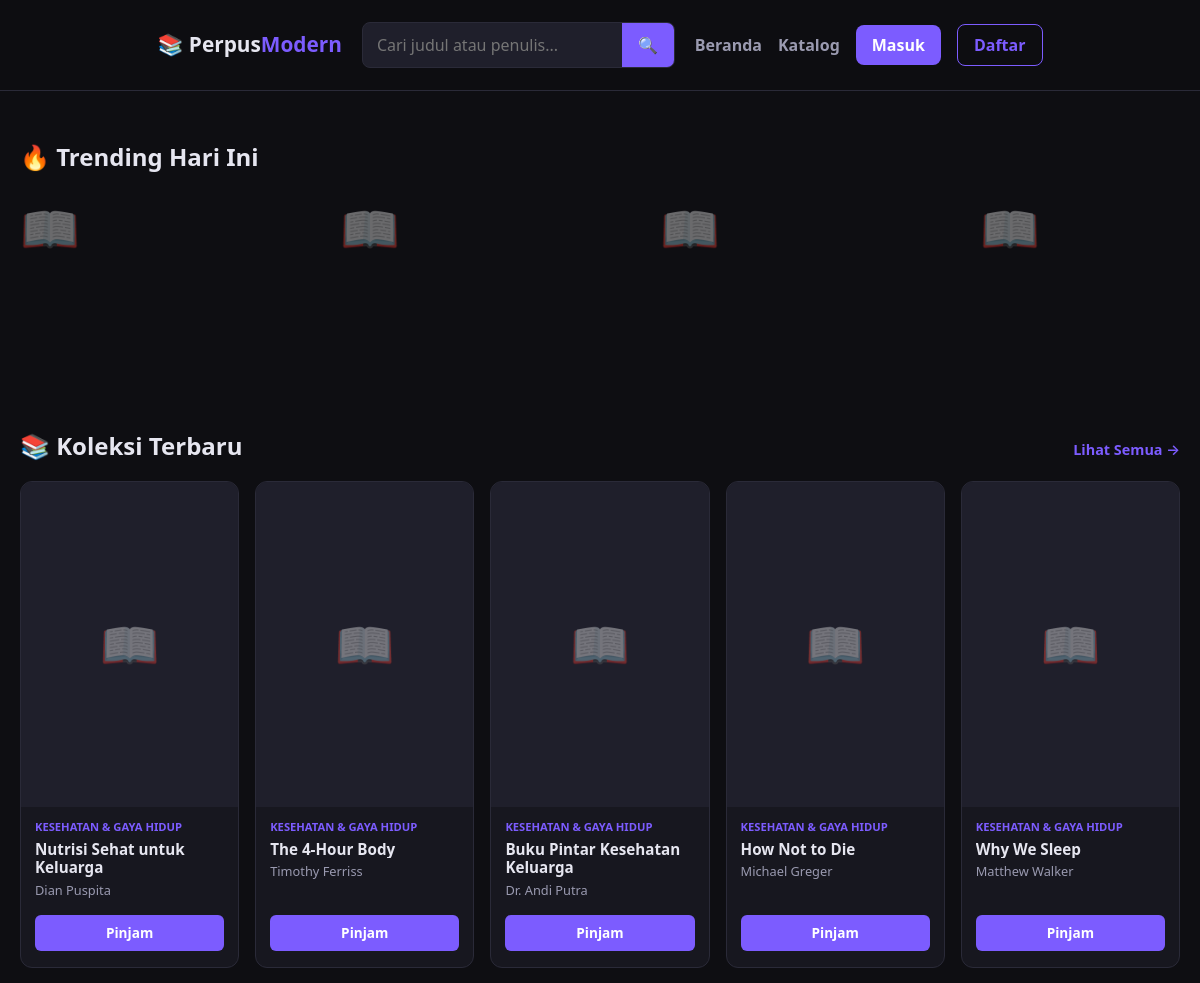
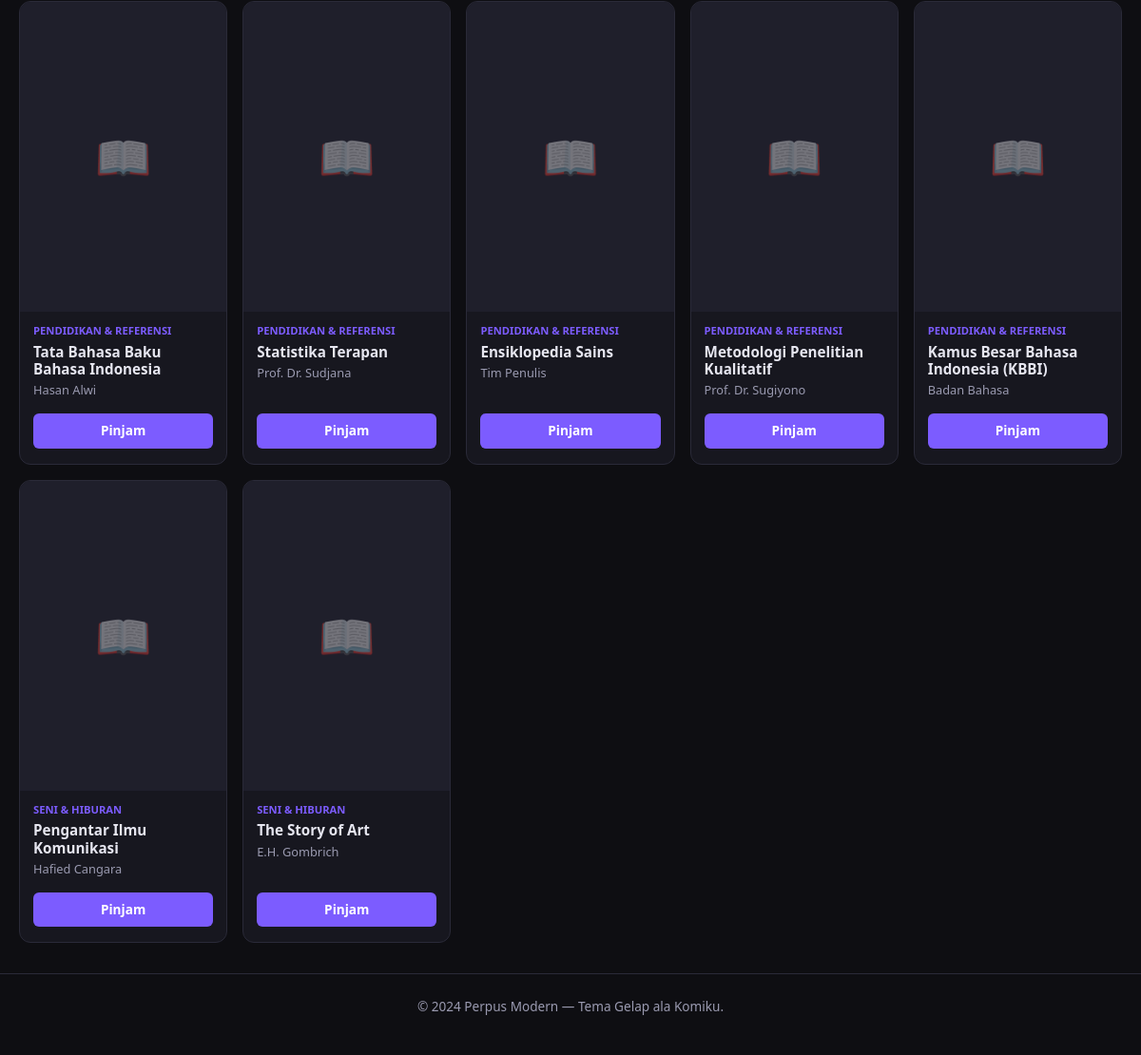
The page / on the database its author committed (2 pictures, top to bottom).
### app/models.py (models this page shows, shortened)
class Book(db.Model):
    __tablename__ = "books"
    id = db.Column(db.Integer, primary_key=True)
    title = db.Column(db.String(200), nullable=False, index=True)
    author = db.Column(db.String(120), nullable=False)
    synopsis = db.Column(db.Text, nullable=True)
    cover_image = db.Column(db.String(255), nullable=True) # Menyimpan nama file gambar
    stock = db.Column(db.Integer, default=1)
    category = db.Column(db.String(80), nullable=True, index=True)
    created_at = db.Column(db.DateTime, default=datetime.utcnow)

### app/routes.py (the view)
@main.route("/")
def index():
    books = Book.query.order_by(Book.created_at.desc()).limit(12).all()
    return render_template("index.html", books=books)

### app/templates/index.html (shortened to what this page needs)
{% extends "base.html" %}
{% block content %}
<section class="featured-section">
    <div class="section-header">
        <h2>🔥 Trending Hari Ini</h2>
    </div>
    <div class="featured-scroll">
        {% for book in books[:8] %}
        <a href="{{ url_for('main.book_detail', book_id=book.id) }}" class="featured-card text-decoration-none">
            <div class="featured-cover">
            </div>
        </a>
        {% endfor %}
    </div>
</section>
<section class="main-collection">
    <div class="section-header">
        <h2>📚 Koleksi Terbaru</h2>
        <a href="{{ url_for('main.catalog') }}" class="view-all">Lihat Semua →</a>
    </div>
    <div class="row row-cols-2 row-cols-md-3 row-cols-lg-5 g-3">
        {% for book in books %}
        <div class="col">
            <a href="{{ url_for('main.book_detail', book_id=book.id) }}" class="book-card h-100 text-decoration-none" style="color: inherit;">
                <div class="book-cover">
                </div>
                <div class="book-info">
                    <span class="book-category">{{ book.category or 'Umum' }}</span>
                    <h3 class="book-title">{{ book.title }}</h3>
                    <p class="book-author">{{ book.author }}</p>
                    <div class="action-buttons">
                        {% if current_user.is_authenticated and book.stock > 0 %}
                            <form action="{{ url_for('main.borrow', book_id=book.id) }}" method="POST" class="flex-grow-1">
                                <button type="submit" class="btn-pinjam">Pinjam</button>
                            </form>
                        {% elif book.stock <= 0 %}
                            <button class="btn-pinjam disabled" disabled>Habis</button>
                        {% elif not current_user.is_authenticated %}
                            <span class="btn-pinjam">Pinjam</span>
                        {% endif %}
                    </div>
                </div>
            </a>
        </div>
        {% else %}
        <div class="col-12 text-center py-5">
            <p class="empty-state">Belum ada buku di perpustakaan. 📭</p>
        </div>
        {% endfor %}
    </div>
</section>
{% endblock %}

### app/templates/base.html (shortened to what this page needs)
<!DOCTYPE html>
<html lang="id">
<head>
    <link href="https://cdn.jsdelivr.net/npm/bootstrap@5.3.0/dist/css/bootstrap.min.css" rel="stylesheet">
    <link rel="stylesheet" href="{{ url_for('static', filename='css/style.css') }}">
</head>
<body>
    <header class="navbar">
        <div class="navbar-inner">
            <a href="{{ url_for('main.index') }}" class="brand">📚 Perpus<span>Modern</span></a>
            <form class="search-bar" action="{{ url_for('main.catalog') }}" method="get">
                <input type="text" name="q" placeholder="Cari judul atau penulis..." value="{{ request.args.get('q', '') }}">
                <button type="submit">🔍</button>
            </form>
            <nav class="nav-links">
                <a href="{{ url_for('main.index') }}">Beranda</a>
                <a href="{{ url_for('main.catalog') }}">Katalog</a>
                {% if current_user.is_authenticated %}
                    <a href="{{ url_for('main.dashboard') }}">Dashboard</a>
                    <a href="{{ url_for('main.my_bookmarks') }}">Wishlist</a>
                    {% if current_user.role == 'admin' %}
                        <a href="{{ url_for('main.admin_dashboard') }}" style="color: #f1c40f;">Admin Panel</a>
                    {% endif %}
                    <a href="{{ url_for('main.profile') }}" class="user-tag">👤 {{ current_user.username }}</a>
                    <a href="{{ url_for('main.logout') }}" class="btn-logout">Keluar</a>
                {% else %}
                    <a href="{{ url_for('main.login') }}" class="btn-login">Masuk</a>
                    <a href="{{ url_for('main.register') }}" class="btn-login" style="background: transparent; border: 1px solid var(--accent); color: var(--accent) !important;">Daftar</a>
                {% endif %}
            </nav>
        </div>
    </header>
    <main class="container">
        {% block content %}{% endblock %}
    </main>
    <footer class="footer">
        <p>&copy; 2024 Perpus Modern — Tema Gelap ala Komiku.</p>
    </footer>
</body>
</html>

### app/static/css/style.css (style rules this page uses)
* { margin: 0; padding: 0; box-sizing: border-box; }
:root { --bg: #0e0e12; --bg-card: #17171f; --bg-elevated: #1f1f2b; --text: #e6e6f0; --text-muted: #9a9ab0; --accent: #7c5cff; --accent-hover: #9b7fff; --border: #2a2a38; --danger: #ff5470; --success: #3ddc97; }
body { font-family: 'Segoe UI', system-ui, -apple-system, sans-serif; background: var(--bg); color: var(--text); min-height: 100vh; display: flex; flex-direction: column; }
.navbar { background: rgba(14, 14, 18, 0.95); border-bottom: 1px solid var(--border); position: sticky; top: 0; z-index: 100; backdrop-filter: blur(10px); }
.navbar-inner { max-width: 1200px; margin: 0 auto; display: flex; align-items: center; gap: 20px; padding: 14px 20px; flex-wrap: wrap; }
.brand { font-size: 1.3rem; font-weight: 800; color: var(--text); text-decoration: none; white-space: nowrap; }
.brand span { color: var(--accent); }
.search-bar { flex: 1; display: flex; min-width: 200px; background: var(--bg-elevated); border: 1px solid var(--border); border-radius: 8px; overflow: hidden; }
.search-bar input { flex: 1; background: transparent; border: none; padding: 10px 14px; color: var(--text); outline: none; }
.search-bar button { background: var(--accent); border: none; color: #fff; padding: 0 16px; cursor: pointer; transition: background 0.2s; }
.nav-links { display: flex; align-items: center; gap: 16px; }
.nav-links a { color: var(--text-muted); text-decoration: none; font-weight: 600; transition: color 0.2s; }
.btn-login, .btn-logout { background: var(--accent); color: #fff !important; padding: 8px 16px; border-radius: 8px; text-decoration: none; }
.container { max-width: 1200px; margin: 0 auto; padding: 32px 20px; flex: 1; width: 100%; }
.section-header { display: flex; justify-content: space-between; align-items: flex-end; margin-bottom: 20px; margin-top: 20px; }
.section-header h2 { font-size: 1.5rem; font-weight: 800; color: var(--text); margin: 0; }
.view-all { color: var(--accent); text-decoration: none; font-size: 0.9rem; font-weight: 600; }
.featured-section { margin-bottom: 40px; }
.featured-scroll { display: flex; gap: 20px; overflow-x: auto; padding-bottom: 20px; scrollbar-width: none; -ms-overflow-style: none; }
.featured-card { min-width: 300px; height: 180px; border-radius: 12px; overflow: hidden; position: relative; flex-shrink: 0; cursor: pointer; transition: transform 0.3s; }
.featured-cover { width: 100%; height: 100%; }
.main-collection { margin-top: 30px; }
.book-card { background: var(--bg-card); border: 1px solid var(--border); border-radius: 12px; overflow: hidden; transition: transform 0.2s, border-color 0.2s; cursor: pointer; display: flex; flex-direction: column; }
.book-cover { aspect-ratio: 2 / 3; background: var(--bg-elevated); position: relative; overflow: hidden; display: flex; align-items: center; justify-content: center; }
.book-info { padding: 12px 14px 16px; display: flex; flex-direction: column; flex-grow: 1; }
.book-category { font-size: 0.7rem; color: var(--accent); font-weight: 700; text-transform: uppercase; margin-bottom: 4px; }
.book-title { font-size: 0.95rem; font-weight: 700; margin-bottom: 4px; display: -webkit-box; -webkit-line-clamp: 2; -webkit-box-orient: vertical; overflow: hidden; }
.book-author { font-size: 0.8rem; color: var(--text-muted); margin-bottom: 15px; }
.action-buttons { display: flex; gap: 8px; margin-top: auto; }
.btn-pinjam { width: 100%; background: var(--accent); color: white; border: none; padding: 8px; border-radius: 6px; font-size: 0.85rem; font-weight: 600; cursor: pointer; text-decoration: none; text-align: center; display: block; }
.footer { border-top: 1px solid var(--border); padding: 24px 20px; text-align: center; color: var(--text-muted); font-size: 0.85rem; }

### rows shown on the page
Book: category "KESEHATAN & GAYA HIDUP", title "Nutrisi Sehat untuk Keluarga", author "Dian Puspita", stock "Pinjam"
Book: category "KESEHATAN & GAYA HIDUP", title "The 4-Hour Body", author "Timothy Ferriss", stock "Pinjam"
Book: category "KESEHATAN & GAYA HIDUP", title "Buku Pintar Kesehatan Keluarga", author "Dr. Andi Putra", stock "Pinjam"
Book: category "KESEHATAN & GAYA HIDUP", title "How Not to Die", author "Michael Greger", stock "Pinjam"
Book: category "KESEHATAN & GAYA HIDUP", title "Why We Sleep", author "Matthew Walker", stock "Pinjam"
Book: category "PENDIDIKAN & REFERENSI", title "Tata Bahasa Baku Bahasa Indonesia", author "Hasan Alwi", stock "Pinjam"
Book: category "PENDIDIKAN & REFERENSI", title "Statistika Terapan", author "Prof. Dr. Sudjana", stock "Pinjam"
Book: category "PENDIDIKAN & REFERENSI", title "Ensiklopedia Sains", author "Tim Penulis", stock "Pinjam"
Book: category "PENDIDIKAN & REFERENSI", title "Metodologi Penelitian Kualitatif", author "Prof. Dr. Sugiyono", stock "Pinjam"
Book: category "PENDIDIKAN & REFERENSI", title "Kamus Besar Bahasa Indonesia (KBBI)", author "Badan Bahasa", stock "Pinjam"
Book: category "SENI & HIBURAN", title "Pengantar Ilmu Komunikasi", author "Hafied Cangara", stock "Pinjam"
Book: category "SENI & HIBURAN", title "The Story of Art", author "E.H. Gombrich", stock "Pinjam"
